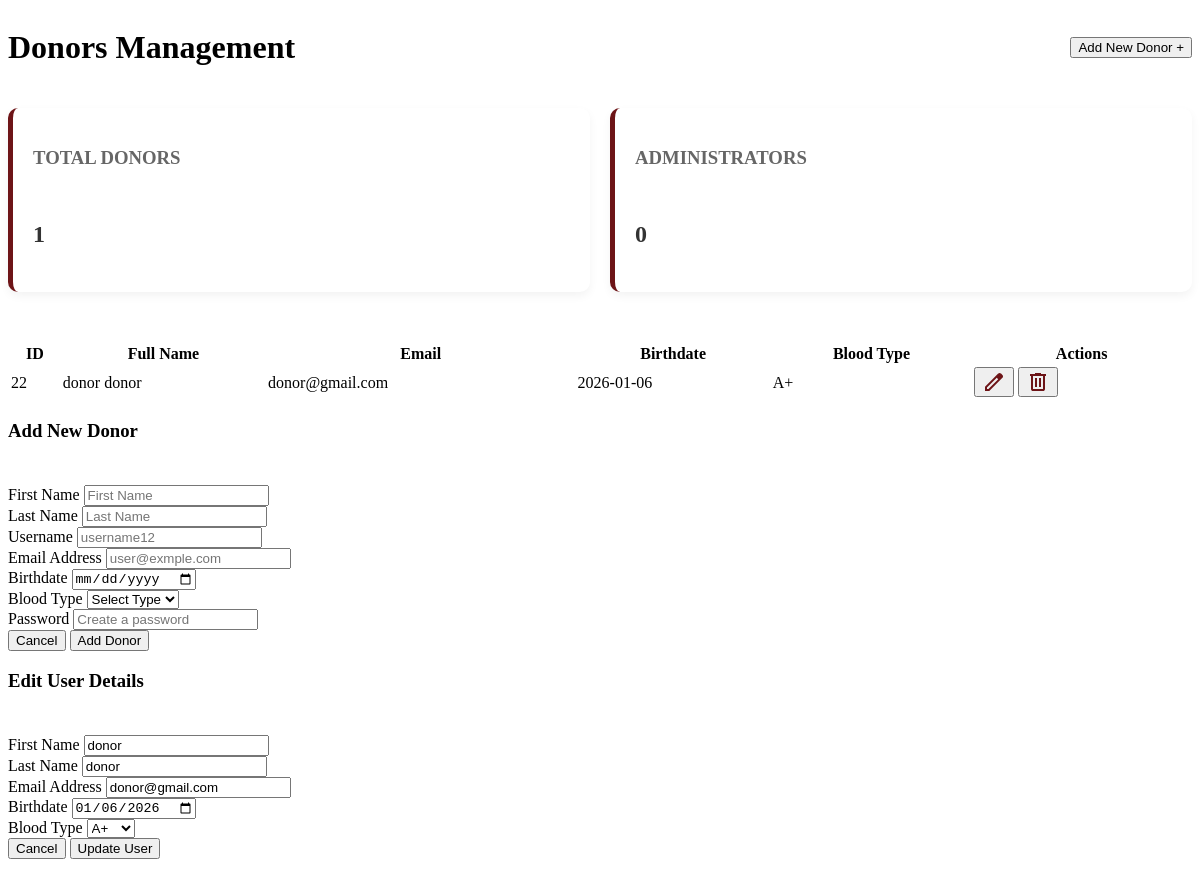
The page /dashboard/dashboardPages/donors.php?edit_id=22 on the database its author committed.
### tables this page shows
CREATE TABLE `donors` (
  `id` int(11) NOT NULL,
  `first_name` varchar(50) DEFAULT NULL,
  `last_name` varchar(50) DEFAULT NULL,
  `birthdate` date DEFAULT NULL,
  `blood_group_id` int(11) NOT NULL
);

CREATE TABLE `users` (
  `id` int(11) NOT NULL,
  `username` varchar(255) NOT NULL,
  `email` varchar(100) NOT NULL,
  `password` varchar(255) NOT NULL,
  `role_id` int(11) NOT NULL
);

CREATE TABLE `blood_groups` (
  `id` int(11) NOT NULL,
  `group_name` varchar(5) NOT NULL
);

### config.php (called while the page is built)
<?php
class Database {
    private $host = 'localhost';
    private $dbname = 'blood_bank_management_system';
    private $username = 'root';
    private $password = '';
    private $conn;
    public function __construct() {
        try {
            $dsn = "mysql:host={$this->host};dbname={$this->dbname}";
            $this->conn = new PDO($dsn, $this->username, $this->password);
            $this->conn->setAttribute(PDO::ATTR_ERRMODE, PDO::ERRMODE_EXCEPTION);
        } catch(PDOException $e) {
            die("Connection failed: " . $e->getMessage());
        }
    }
    public function getConnection(): PDO {
        return $this->conn;
    }
}
?>

### crud/user/userLogic.php (called while the page is built, shortened)
<?php
class User {
    private $conn;
    public function __construct($db) {
        $this->conn = $db;
    }
    public function getAllDonors() {
    $query = "SELECT u.id, d.first_name, d.last_name, u.email, d.birthdate, bg.group_name as blood_group
            FROM users u
            JOIN donors d ON u.id = d.id
            Join blood_groups bg ON bg.id = d.blood_group_id";
    $stmt = $this->conn->prepare($query);
    $stmt->execute();
    return $stmt->fetchAll(PDO::FETCH_ASSOC);
}
public function getDonorById($id) {
    try {
        $sql = "SELECT u.id, u.email,
                       d.first_name, d.last_name, d.birthdate, d.blood_group_id
                FROM users u
                JOIN donors d ON u.id = d.id
                WHERE u.id = :id";
        $stmt = $this->conn->prepare($sql);
        $stmt->bindParam(':id', $id, PDO::PARAM_INT);
        $stmt->execute();
        return $stmt->fetch(PDO::FETCH_ASSOC);
    } catch (PDOException $e) {
        error_log("Gabim në getDonorById: " . $e->getMessage());
        return null;
    }
}
public function countTotalDonors() {
    $sql = "SELECT COUNT(*) as total FROM users WHERE role_id = 2";
    $stmt = $this->conn->prepare($sql);
    $stmt->execute();
    $row = $stmt->fetch(PDO::FETCH_ASSOC);
    return $row['total'];
}
public function countTotalAdmins() {
    $sql = "SELECT COUNT(*) as total FROM users WHERE role_id = 1";
    $stmt = $this->conn->prepare($sql);
    $stmt->execute();
    $row = $stmt->fetch(PDO::FETCH_ASSOC);
    return $row['total'];
}
}
?>

### dashboard/dashboardPages/donors.php (the view, shortened to what this page needs)
<?php
include "../config.php";
include "../crud/user/userLogic.php";
 $db = new Database();
 $user = new User($db->getConnection());
$editDonorData = null;
if (isset($_GET['edit_id'])) {
    $id = $_GET['edit_id'];
    $editDonorData = $user->getDonorById($id);
}
?>
<div class="userContainer">
    <div class="headerSection">
        <h1>Donors Management</h1>
        <button class="btnAdd" onclick="openUserModal()">Add New Donor +</button>
    </div>
    <div class="statsContainer">
        <div class="statCard">
            <h3>Total Donors</h3>
            <p> <?php echo $totalDonors = $user->countTotalDonors()?></p>
        </div>
        <div class="statCard">
            <h3>Administrators</h3>
            <p><?php echo $totalAdmins = $user->countTotalAdmins()?></p>
        </div>
    </div>
    <table class="styledTable">
        <thead>
            <tr>
                <th>ID</th>
                <th>Full Name</th>
                <th>Email</th>
                <th>Birthdate</th>
                <th>Blood Type</th>
                <th>Actions</th>
            </tr>
        </thead>
        <tbody>
            <?php
            $donors = $user->getAllDonors();
            if ($donors) {
                foreach ($donors as $donor) {
                    ?>
                    <tr>
                        <td><?php echo $donor['id']; ?></td>
                        <td><?php echo $donor['first_name'] . " " . $donor['last_name']; ?></td>
                        <td><?php echo $donor['email']; ?></td>
                        <td><?php echo $donor['birthdate']; ?></td>
                        <td><?php echo $donor['blood_group']; ?></td>
                        <td class="actionsColumn">
                            <button class="btn" onclick="openEditModal(<?php echo $donor['id']; ?>)"><img src="../images/svg/editIcon.svg" alt="Edit"></button>
                            <button class="btn" onclick="confirmDelete(<?php echo $donor['id']; ?>)"><img src="../images/svg/deleteIcon.svg" alt="Delete"></button>
                        </td>
                    </tr>
                    <?php
                }
            } else {
                echo "<tr><td colspan='6'>Nuk ka të dhëna në databazë.</td></tr>";
            }
            ?>
        </tbody>
    </table>
</div>
<div id="userModal" class="modal">
    <div class="modalContent">
        <div class="modalHeader">
            <h3 id="modalTitle">Add New Donor</h3>
            <img src="../images/svg/closeIcon.svg" class="closeBtn" onclick="closeUserModal()" alt="Close">
        </div>
        <form id="userForm" action="" method="POST" novalidate>
            <div class="formGrid">
                <div class="inputGroup">
                    <label>First Name</label>
                    <input type="text" id="userFirstName" name="first_name" placeholder="First Name" required>
                </div>
                <div class="inputGroup">
                    <label>Last Name</label>
                    <input type="text" id="userLastName" name="last_name" placeholder="Last Name" required>
                </div>
                <div class="inputGroup">
                    <label>Username</label>
                    <input type="text" id="userName" name="username" placeholder="username12" required>
                </div>
                <div class="inputGroup">
                    <label>Email Address</label>
                    <input type="email" id="userEmail" name="user_email" placeholder="user@exmple.com" required>
                </div>
                <div class="inputGroup">
                    <label>Birthdate</label>
                    <input type="date" id="userBirthdate" name="birthdate" required>
                </div>
                <div class="inputGroup">
                    <label>Blood Type</label>
                    <select id="userBloodType" name="blood_group_id" required>
                        <option value="">Select Type</option>
                    </select>
                </div>
                <div class="inputGroup fullWidth">
                    <label>Password</label>
                    <input type="password" id="userPassword" name="password" placeholder="Create a password" required>
                </div>
            </div>
            <div class="modalFooter">
                <button type="button" onclick="closeUserModal()" class="btnCancel">Cancel</button>
                <button type="submit" name="submit" class="btnSave">Add Donor</button>
            </div>
        </form>
    </div>
</div>
<div id="editUserModal" class="modal" style="display: <?php echo isset($_GET['edit_id']) ? 'block' : 'none'; ?>;">
    <div class="modalContent">
        <div class="modalHeader">
            <h3>Edit User Details</h3>
            <img src="../images/svg/closeIcon.svg" class="closeBtn" onclick="closeEditModal()" alt="Close">
        </div>
       <form id="editUserForm" action="" method="POST" novalidate>
    <div class="formGrid">
        <div class="inputGroup">
            <label>First Name</label>
            <input type="text" id="editFirstName" name="first_name" value="<?php echo $editDonorData['first_name'] ?? ''; ?>" required>
        </div>
        <div class="inputGroup">
            <label>Last Name</label>
            <input type="text" id="editLastName" name="last_name" value="<?php echo $editDonorData['last_name'] ?? ''; ?>" required>
        </div>
        <div class="inputGroup">
            <label>Email Address</label>
            <input type="email" id="editEmail" name="email" value="<?php echo $editDonorData['email'] ?? ''; ?>" required>
        </div>
        <div class="inputGroup">
            <label>Birthdate</label>
            <input type="date" id="editBirthdate" name="birthdate" value="<?php echo $editDonorData['birthdate'] ?? ''; ?>" required>
        </div>
        <div class="inputGroup">
            <label>Blood Type</label>
            <select id="editBloodType" name="blood_group_id" required>
                <option value="1">A+</option>
            </select>
        </div>
    </div>
    <div class="modalFooter">
        <button type="button" onclick="closeEditModal()" class="btnCancel">Cancel</button>
        <button type="submit" name="update_user" class="btnSave">Update User</button>
    </div>
</form>
    </div>
</div>

### rows shown on the page
donors: id "22", first_name "donor", last_name "donor", id.email "donor@gmail.com", birthdate "2026-01-06", blood_group.group_name "A+", email "donor@gmail.com", birthdate "01/06/2026"

### other values the page prints
$totalDonors = $user->countTotalDonors() "1"
$totalAdmins = $user->countTotalAdmins() "0"
